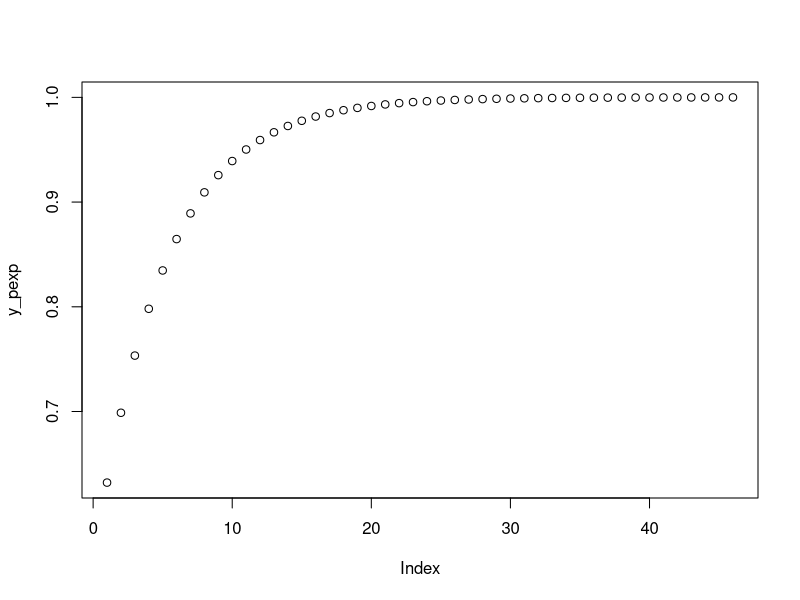

Recreate this plot in R.
# https://www.geeksforgeeks.org/exponential-distribution-in-r-programming-dexp-pexp-qexp-and-rexp-functions/
library('ggplot2')

# R program to illustrate
# exponential distribution
 
# Specify x-values
x_pexp <- seq(1, 10, by = 0.2)                                     
 
# Apply pexp() function
y_pexp <- pexp(x_pexp, rate = 1) 
 
# Plot values                  
plot(y_pexp)                                                    